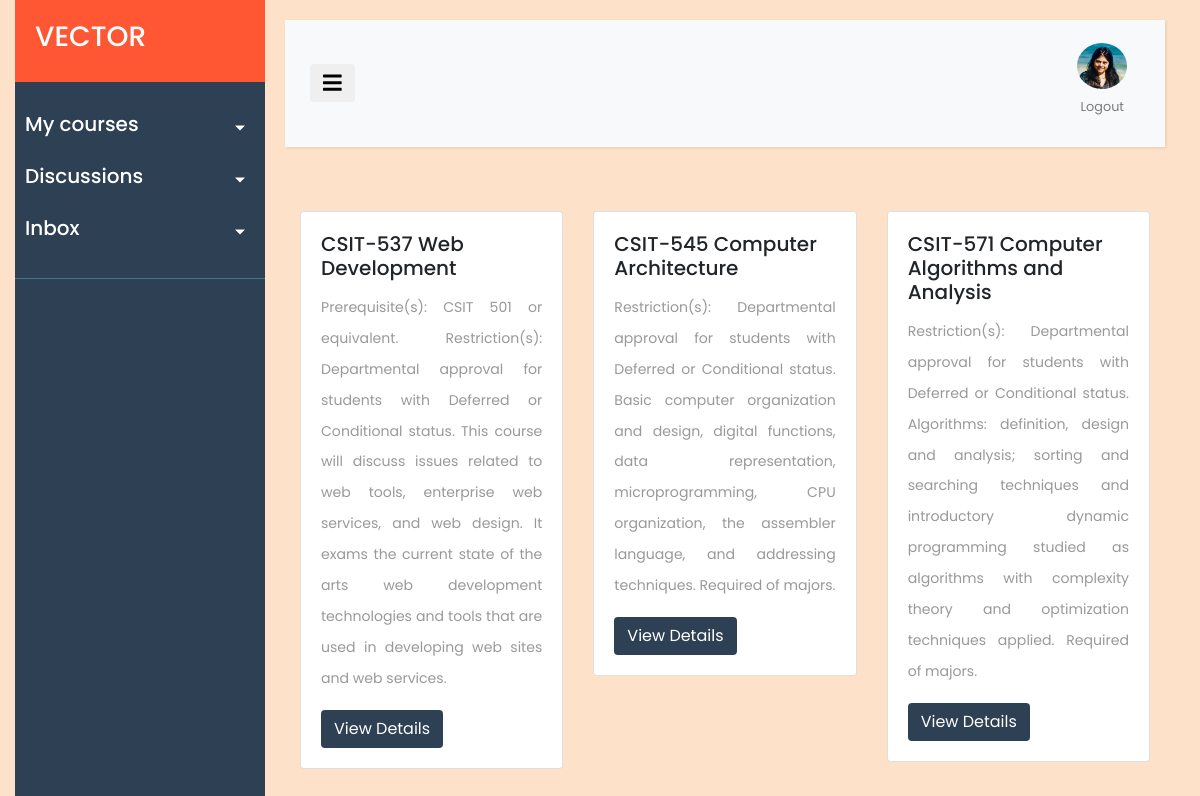
Screenshot of / (signed in) with the database file from the repository.
### ELearn/models.py (models this page shows, shortened)
class Course(models.Model):
    course_id = models.CharField("Course ID", max_length=255, blank=False, null=False, unique=True)
    course_name = models.CharField("Course Name", max_length=255, blank=False, null=False, unique=True)
    course_desc = models.TextField("Course Description", blank=True)
    instructor = models.ForeignKey(User, db_column="user", null=True, on_delete=models.SET_NULL)
    days = models.CharField("Day", max_length=255)
    timing = models.CharField("Timing", max_length=255)
    mode = models.CharField("Instruction Mode", max_length=255)

### ELearn/views.py (the view)
# urls.py: path("", views.home, name="home"),
def home(request):
	course_list = []
	if request.user.is_authenticated:
		current_user = request.user
		course_list = Course.objects.filter(instructor=current_user)
	return render(request, "ELearn/home.html", {"Courses": course_list})

### ELearn/context_processors.py (called while the page is built)
def get_courses(request):
    course_list = []
    profile_picture_url = ''
    if request.user.is_authenticated:
        current_user = request.user
        course_list = Course.objects.filter(instructor=current_user)
        current_profile = Profile.objects.get(user=current_user)
        profile_picture_url = current_profile.image.url
    return{
        'CURRENT_USER_COURSES' : course_list,
        'CURRENT_USER_DP' : profile_picture_url,
    }

### ELearn/templates/ELearn/home.html (shortened to what this page needs)
{% extends "ELearn/layout.html" %}
{% block content %}
{% load static %}
<div class="container">
    <div class="row">
        {% for course in Courses %}
        <div class="col">
            <div class="card">
                <div class="card-body">
                <h5 class="card-title">{{course.course_id}} {{course.course_name}}</h5>
                <p class="card-text text-justify"><small>{{course.course_desc}}</small></p>
                <a role="button" href="{% url 'coursehome' course_id=course.course_id %}" class="btn lightGrey" id = '{{course.course_id}}'>View Details</a>
                </div>
            </div>
        </div>
        {% endfor %}
        <br/>
    </div>
</div>
{% endblock %}

### ELearn/static/ELearn/ELearn_Styles.css (style rules this page uses)
body { font-family: 'Poppins', sans-serif; background: rgb(253, 225, 200); }
p { font-family: 'Poppins', sans-serif; font-size: 1.1em; font-weight: 300; line-height: 1.7em; color: #999; }
.lightGrey { background-color: #2E4053; color:white !important; }
a, a:hover, a:focus { color: inherit; text-decoration: none; transition: all 0.3s; }

### rows the page displays
Course: course_id "CSIT-537", course_name "Web Development", course_desc "Prerequisite(s): CSIT 501 or equivalent. Restriction(s): Departmental approval for students with Deferred or Conditional status. This course will discuss issues related to web tools, enterprise web services, and web design. It exams the current state of the arts web development technologies and tools that are used in developing web sites and web services."
Course: course_id "CSIT-545", course_name "Computer Architecture", course_desc "Restriction(s): Departmental approval for students with Deferred or Conditional status. Basic computer organization and design, digital functions, data representation, microprogramming, CPU organization, the assembler language, and addressing techniques. Required of majors."
Course: course_id "CSIT-571", course_name "Computer Algorithms and Analysis", course_desc "Restriction(s): Departmental approval for students with Deferred or Conditional status. Algorithms: definition, design and analysis; sorting and searching techniques and introductory dynamic programming studied as algorithms with complexity theory and optimization techniques applied. Required of majors."
